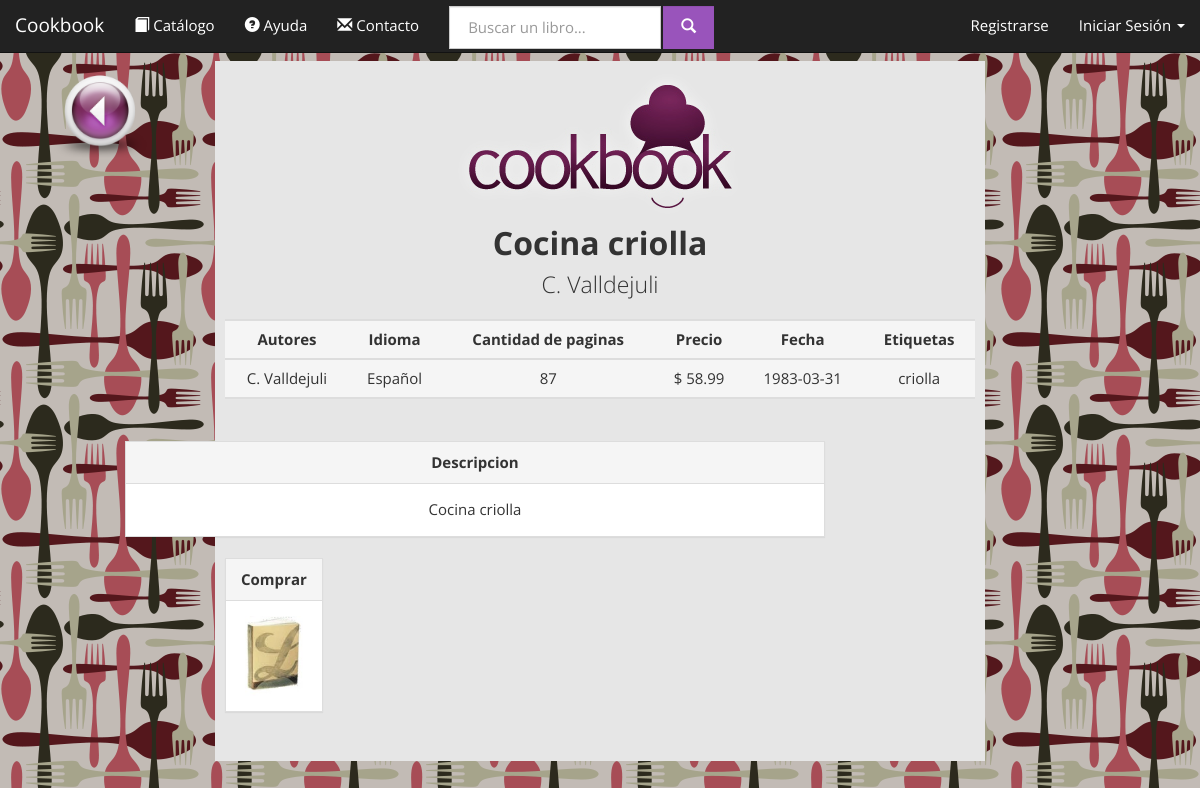
The app's page /cookbooks.com.ar/product.old.php?id=882894293, older data.
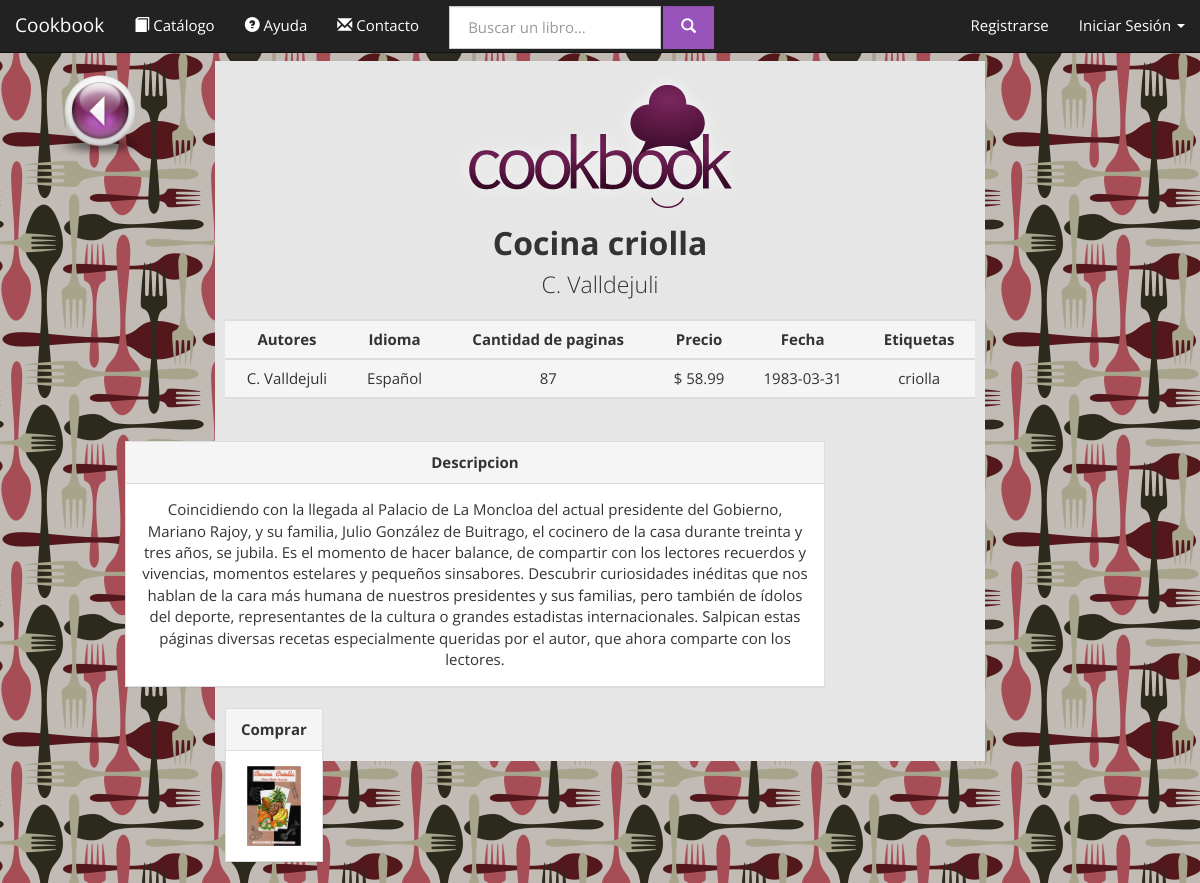
The same page, newer data.
### tables this page shows
CREATE TABLE IF NOT EXISTS `libros` (
  `ISBN` varchar(10) NOT NULL DEFAULT '',
  `titulo` varchar(50) NOT NULL DEFAULT '',
  `IDIOMA` varchar(40) NOT NULL DEFAULT '',
  `paginas` int(11) NOT NULL DEFAULT '0',
  `precio` float NOT NULL DEFAULT '0',
  `fecha` date NOT NULL DEFAULT '0000-00-00',
  `etiquetas` varchar(100) NOT NULL DEFAULT '',
  `texto` text,
  `tapa` text,
  `eliminado` tinyint(1) NOT NULL DEFAULT '0',
  `hidden` tinyint(1) NOT NULL,
  PRIMARY KEY (`ISBN`)
);

### cookbooks.com.ar/database.php (called while the page is built, shortened)
<?php
class Conexion {
	private $hostname = 'localhost';
	private $port = '8080';
	private $username = 'root';
	private $password = 'F3Dericcio';
	private $dbname = 'cookbookg32';
	private $dbh;
	function conectar(){
		try {
			$this->dbh = new PDO("mysql:host=$this->hostname;dbname=$this->dbname;port=$this->port", $this->username, $this->password, array(PDO::MYSQL_ATTR_INIT_COMMAND => "SET NAMES utf8"));
			return true;
		} catch(PDOException $e) {
			return false;
		}
	}
	function query($statement){
		return $this->dbh->query($statement);
	}
}
class Books{
	static private $conexion;
	static function initialize(){
		self::$conexion = new Conexion;
	}
	static function getBook($bookISBN){
		$result = self::$conexion->query("
			SELECT L.ISBN, L.titulo, GROUP_CONCAT(E.id_autor) as autores, L.paginas, L.precio, L.IDIOMA, L.fecha, L.etiquetas, L.texto, L.tapa, L.eliminado, L.hidden
			FROM libros L
			LEFT JOIN escribe E ON (L.ISBN=E.isbn)
			GROUP BY L.ISBN
			HAVING (L.ISBN=$bookISBN)
		");
		if ($result && $result->rowCount()>0){
			$bookInfo = $result->fetchAll(PDO::FETCH_ASSOC);
			return new Book($bookInfo[0]);
		}
		return NULL;
	}
}
class Book{
	private	$ISBN, $OLD_ISBN,
			$titulo,
			$paginas,
			$precio,
			$idioma,
			$fecha,
			$etiquetas,
			$texto,
			$tapa,
			$eliminado,
			$oculto,
			$autores;
	function __construct($param){
		$this->titulo = $param['titulo']? $param['titulo']:'';
		$this->paginas = $param['paginas']? $param['paginas']:'0';
		$this->precio = $param['precio']? $param['precio']:'0';
		$this->idioma= $param['IDIOMA']? $param['IDIOMA']:'';
		$this->fecha = $param['fecha']? $param['fecha']:'0000-00-00';
		$this->etiquetas = $param['etiquetas']? $param['etiquetas']:'';
		$this->texto = $param['texto']? $param['texto']:'';
		$this->tapa = $param['tapa']? $param['tapa']:'';
		$this->autores = $param['autores']? $param['autores']:'';
	}
	function getTitulo(){
		return $this->titulo;
	}
	function getAutoresString(){
		$arreglo= $this->getAutores();
		$string ="";
		foreach ($arreglo as $key => $value) {
			$inicial=$value->getNombre();
			$inicial= $inicial[0];
			$string.=$inicial.'. '.$value->getApellido().", ";
		}
		$string= substr ($string, 0, -2);
		return $string;
	}
	function getAutores(){
		$autores_ids = explode(",", $this->autores);
		$result= Array();
		foreach ($autores_ids as $key => $value) {
			$autor = Authors::getAuthor($value);
			if ($autor)	array_push($result, $autor);
		}
		return $result;
	}
	function getPaginas(){
		return $this->paginas;
	}
	function getPrecio(){
		return $this->precio;
	}
	function getIdioma(){
		return $this->idioma;
	}
	function getFecha(){
		return $this->fecha;
	}
	function getEtiquetas(){
		return $this->etiquetas;
	}
	function getTexto(){
		return $this->texto;
	}
	function getTapa($crudo = false){
		if ($crudo){
			return $this->tapa;
		}else{
			if(is_file("books/img/tapas/".$this->tapa)){
				return $this->tapa;
			}else{
				return "_DEFAULT_.jpg";
			}
		}
	}
}
class Authors{
	static private $initialized = FALSE;
	static private $conexion;
	private static function initialize(){
		if (self::$initialized) return;
		self::$conexion = new Conexion;
		self::$initialized = TRUE;
	}
	public static function getAuthor($ID){
		$result = self::$conexion->query("
			SELECT *
			FROM autor
			WHERE (ID=$ID)AND(eliminado=0)
			LIMIT 1
		");
		if ($result && $result->rowCount()>0) return new Author($result->fetch(PDO::FETCH_ASSOC));
		else return NULL;
	}
}
class Author{
	private	$ID,
			$nombre,
			$apellido,
			$fecha_nacimiento,
			$lugar_nacimiento,
			$eliminado;
	function __construct($params){
		$this->nombre = $params['nombre']? $params['nombre']: "";
		$this->apellido = $params['apellido']? $params['apellido']:"";
	}
	function getNombre(){
		return $this->nombre;
	}
	function getApellido(){
		return $this->apellido;
	}
}
		?>

### cookbooks.com.ar/product.old.php (the view, shortened to what the changed rows need)
<?php include_once('database.php'); ?>
<!DOCTYPE html>
<html lang="es">
    <head>
        <link href="bootstrap-3.1.1-dist/css/bootstrap_Cosmo.css" rel="stylesheet" media="screen">
    </head>
    <body>
        <div class="container-fluid text-center">
            <div class="row">
                <div class="col-md-8">
                		<?php
                		if (isset($_REQUEST['id'])){
	                        $book = Books::getBook($_REQUEST['id']);
						?>
                	<div class="jumbotron" style="padding: 10px;min-height: 700px">
                        <img src="website/img/logo.png" class="center-block img-responsive" />
                        <h2 style="margin: 0; padding: 4px"><strong><?php echo $book->getTitulo(); ?></strong></h2>
                        <p style="padding: 4px">
                            <?php echo $book->getAutoresString();?><br />
                        </p>
						<table class="table table-hover table-hover ">
							 <tbody>
							<tr class="active">
								<td><strong>Autores</strong></td>
								<td><strong>Idioma</strong></td>
								<td><strong>Cantidad de paginas</strong></td>
								<td><strong>Precio</strong>		</td>
								<td><strong>Fecha</strong></td>
								<td><strong>Etiquetas</strong></td>
							</tr>
							 </tbody>
							  <tbody>
						 	<tr  class="active">
								<td><?php echo $book->getAutoresString();?></br></td>
								<td><?php echo $book->getIdioma(); ?></br></td>
								<td><?php echo $book->getPaginas(); ?></br></td>
								<td>$ <?php echo $book->getPrecio() ?></br></td>
								<td><?php echo $book->getFecha() ?></br></td>
								<td><?php echo $book->getEtiquetas() ?></br></td>
							</tr>
							 </tbody>
						</table>
						<div class="panel panel-default" style="width: 700px; float: right; margin-right: 150px">
						  <div class="panel-heading"><strong>Descripcion</strong></div>
						  <div class="panel-body">
						    <?php echo $book->getTexto() ?>
						  </div>
						</div>
						<div class="panel panel-default" style="float: left">
						  <div class="panel-heading"><strong>Comprar</strong></div>
						  <div class="panel-body" align="center">
						    <img src="books/img/tapas/<?php echo $book->getTapa() ?>" class="img-rounded img-responsive" style=" height: 80px;">
                		</div>
              			<?php } ?>
						  </div>
						</div>
           	</div>
       </div>
       </div>
    </body>
</html>

Row changes from the older to the newer data that the page shows:
changed libros "Cocina criolla": texto "Cocina criolla" → "Coincidiendo con la llegada al Palacio de La Moncloa del actual presidente del Gobierno, Mariano Rajoy, y su familia, Julio González de Buitrago, el cocinero de la casa durante treinta y tres años, se jubila. Es el momento de hacer balance, de compartir con los lectores recuerdos y vivencias, momentos estelares y pequeños sinsabores. Descubrir curiosidades inéditas que nos hablan de la cara más humana de nuestros presidentes y sus familias, pero también de ídolos del deporte, representantes de la cultura o grandes estadistas internacionales. Salpican estas páginas diversas recetas especialmente queridas por el autor, que ahora comparte con los lectores."; tapa: a different picture
